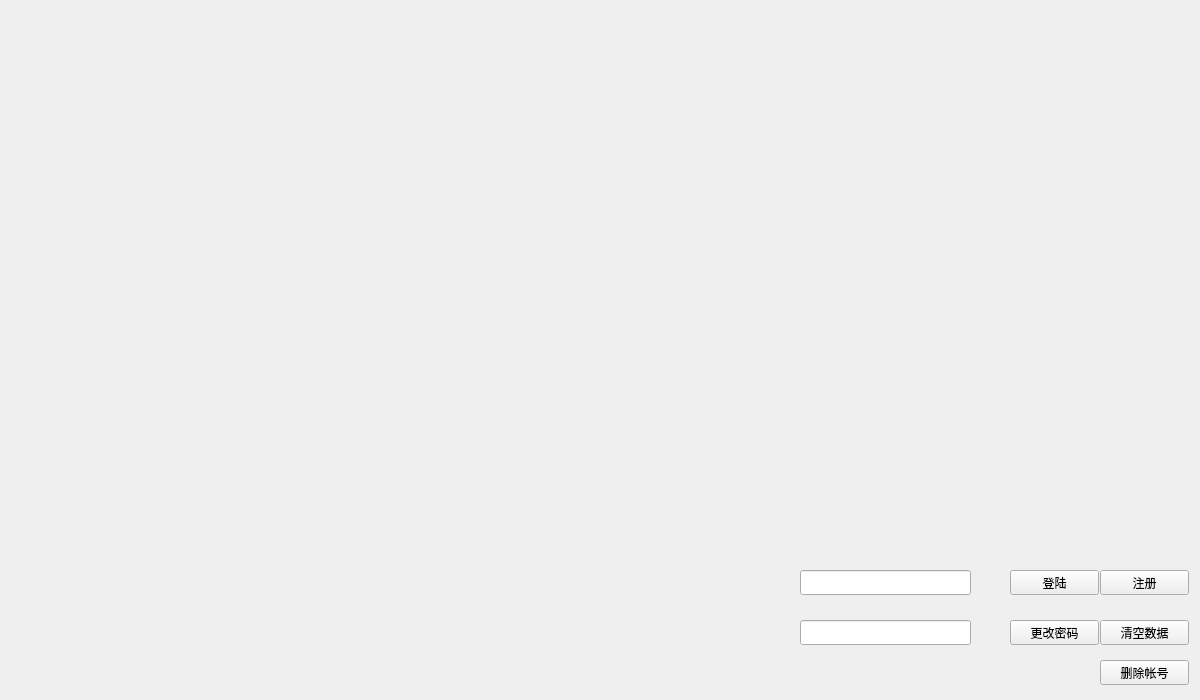
<?xml version="1.0" encoding="UTF-8"?>
<ui version="4.0">
 <class>Widget</class>
 <widget class="QWidget" name="Widget">
  <property name="geometry">
   <rect>
    <x>0</x>
    <y>0</y>
    <width>1200</width>
    <height>700</height>
   </rect>
  </property>
  <property name="windowTitle">
   <string>Widget</string>
  </property>
  <widget class="QPushButton" name="Insert">
   <property name="geometry">
    <rect>
     <x>1100</x>
     <y>570</y>
     <width>89</width>
     <height>25</height>
    </rect>
   </property>
   <property name="text">
    <string>注册</string>
   </property>
  </widget>
  <widget class="QLineEdit" name="name">
   <property name="geometry">
    <rect>
     <x>800</x>
     <y>570</y>
     <width>171</width>
     <height>25</height>
    </rect>
   </property>
  </widget>
  <widget class="QLineEdit" name="passward">
   <property name="geometry">
    <rect>
     <x>800</x>
     <y>620</y>
     <width>171</width>
     <height>25</height>
    </rect>
   </property>
  </widget>
  <widget class="QPushButton" name="Delete">
   <property name="geometry">
    <rect>
     <x>1100</x>
     <y>660</y>
     <width>89</width>
     <height>25</height>
    </rect>
   </property>
   <property name="text">
    <string>删除帐号</string>
   </property>
  </widget>
  <widget class="QPushButton" name="clear_data">
   <property name="geometry">
    <rect>
     <x>1100</x>
     <y>620</y>
     <width>89</width>
     <height>25</height>
    </rect>
   </property>
   <property name="text">
    <string>清空数据</string>
   </property>
  </widget>
  <widget class="QPushButton" name="Update">
   <property name="geometry">
    <rect>
     <x>1010</x>
     <y>620</y>
     <width>89</width>
     <height>25</height>
    </rect>
   </property>
   <property name="text">
    <string>更改密码</string>
   </property>
  </widget>
  <widget class="QLabel" name="ShowLabel">
   <property name="geometry">
    <rect>
     <x>460</x>
     <y>580</y>
     <width>311</width>
     <height>61</height>
    </rect>
   </property>
   <property name="text">
    <string/>
   </property>
  </widget>
  <widget class="QPushButton" name="Login">
   <property name="geometry">
    <rect>
     <x>1010</x>
     <y>570</y>
     <width>89</width>
     <height>25</height>
    </rect>
   </property>
   <property name="text">
    <string>登陆</string>
   </property>
  </widget>
 </widget>
 <layoutdefault spacing="6" margin="11"/>
 <resources/>
 <connections/>
</ui>
